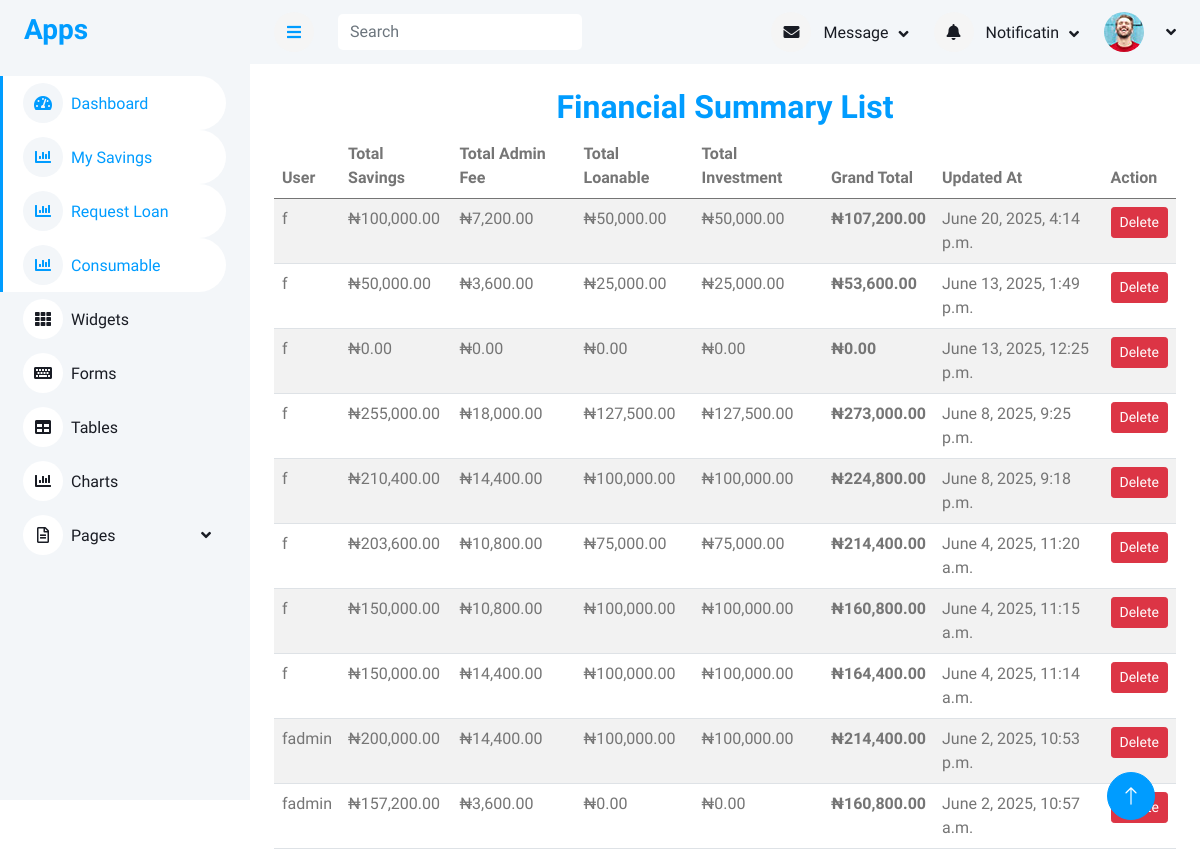
Screenshot of /financial_list/ with the database file from the repository.
### financialsummary/models.py (models this page shows, shortened)
class FinancialSummary(models.Model):
    user = models.ForeignKey(User,on_delete=models.CASCADE,related_name="financial_summaries")
    total_savings = models.DecimalField(max_digits=12, decimal_places=2, default=Decimal('0.00'))
    total_interest = models.DecimalField(max_digits=12, decimal_places=2, default=Decimal('0.00'))
    total_loanable = models.DecimalField(max_digits=12, decimal_places=2, default=Decimal('0.00'))
    total_investment = models.DecimalField(max_digits=12, decimal_places=2, default=Decimal('0.00'))
    grand_total = models.DecimalField(max_digits=15, decimal_places=2)
    created_at = models.DateTimeField(auto_now_add=True)
    updated_at = models.DateTimeField(auto_now=True)
    class Meta:
        verbose_name = "Financial Summary"
        verbose_name_plural = "Financial Summaries"
        ordering = ['-created_at']

### accounts/models.py (models this page shows, shortened)
class User(AbstractUser):
    first_name = models.CharField(max_length=100)
    last_name = models.CharField(max_length=100)
    other_name = models.CharField(max_length=100)
    date_of_birth = models.DateField(blank=True,null=True)
    username = models.CharField(max_length=100, unique=True)
    department = models.CharField(max_length=100)
    unit = models.CharField(max_length=100)
    gender = models.ForeignKey(Gender, on_delete=models.CASCADE, blank=True, null=True)
    group = models.ForeignKey(UserGroup, on_delete=models.CASCADE, blank=True, null=True)
    marital_status = models.ForeignKey(MaritalStatus,on_delete=models.SET_NULL, null=True, blank=True)
    religion = models.ForeignKey(Religion, on_delete=models.SET_NULL, null=True, blank=True,)
    passport = models.ImageField(upload_to='passport', blank=True, null=True)
    member_number = models.CharField(max_length=100)

### financialsummary/views.py (the view)
# urls.py: path('financial_list/', views.list_financial_summaries, name='financial_list'),
def list_financial_summaries(request):
    summaries = FinancialSummary.objects.select_related('user').all()
    context = {'summaries': summaries}
    return render(request, 'financial/summary_list.html', context)

### templates/financial/summary_list.html (shortened to what this page needs)
{% extends 'base/base.html' %}
{% load humanize %}
{% block content %}
<div class="container-fluid mt-4 px-4">
    <h2 class="text-center text-primary">Financial Summary List</h2>
    <div class="table-responsive">
        <table class="table table-striped">
            <thead>
                <tr>
                    <th>User</th>
                    <th>Total Savings</th>
                    <th>Total Admin Fee</th>
                    <th>Total Loanable</th>
                    <th>Total Investment</th>
                    <th>Grand Total</th>
                    <th>Updated At</th>
                    <th>Action</th>
                </tr>
            </thead>
            <tbody>
                {% for summary in summaries %}
                <tr>
                    <td>{{ summary.user.first_name|default:"(No User)" }}</td>
                    <td>&#8358;{{ summary.total_savings|intcomma }}</td>
                    <td>&#8358;{{ summary.total_interest|intcomma }}</td>
                    <td>&#8358;{{ summary.total_loanable|intcomma }}</td>
                    <td>&#8358;{{ summary.total_investment|intcomma }}</td>
                    <td><strong>&#8358;{{ summary.grand_total|intcomma }}</strong></td>
                    <td>{{ summary.updated_at }}</td>
                    <td>
                        <button class="btn btn-danger btn-sm" data-bs-toggle="modal" data-bs-target="#deleteModal{{ summary.pk }}">
                            Delete
                        </button>
                    </td>
                </tr>
                {% empty %}
                <tr>
                    <td colspan="8">No financial summaries available.</td>
                </tr>
                {% endfor %}
            </tbody>
        </table>
    </div>
</div>
{% endblock content %}

### static/css/style.css (style rules this page uses)
:root { --primary: #009CFF; --light: #F3F6F9; --dark: #191C24; }
.btn { transition: .5s; }

### rows the page displays
FinancialSummary: user.first_name "f", total_savings "100,000.00", total_interest "7,200.00", total_loanable "50,000.00", total_investment "50,000.00", grand_total "107,200.00", updated_at "June 20, 2025, 4:14 p.m."
FinancialSummary: user.first_name "f", total_savings "50,000.00", total_interest "3,600.00", total_loanable "25,000.00", total_investment "25,000.00", grand_total "53,600.00", updated_at "June 13, 2025, 1:49 p.m."
FinancialSummary: user.first_name "f", total_savings "0.00", total_interest "0.00", total_loanable "0.00", total_investment "0.00", grand_total "0.00", updated_at "June 13, 2025, 12:25 p.m."
FinancialSummary: user.first_name "f", total_savings "255,000.00", total_interest "18,000.00", total_loanable "127,500.00", total_investment "127,500.00", grand_total "273,000.00", updated_at "June 8, 2025, 9:25 p.m."
FinancialSummary: user.first_name "f", total_savings "210,400.00", total_interest "14,400.00", total_loanable "100,000.00", total_investment "100,000.00", grand_total "224,800.00", updated_at "June 8, 2025, 9:18 p.m."
FinancialSummary: user.first_name "f", total_savings "203,600.00", total_interest "10,800.00", total_loanable "75,000.00", total_investment "75,000.00", grand_total "214,400.00", updated_at "June 4, 2025, 11:20 a.m."
FinancialSummary: user.first_name "f", total_savings "150,000.00", total_interest "10,800.00", total_loanable "100,000.00", total_investment "100,000.00", grand_total "160,800.00", updated_at "June 4, 2025, 11:15 a.m."
FinancialSummary: user.first_name "f", total_savings "150,000.00", total_interest "14,400.00", total_loanable "100,000.00", total_investment "100,000.00", grand_total "164,400.00", updated_at "June 4, 2025, 11:14 a.m."
FinancialSummary: user.first_name "fadmin", total_savings "200,000.00", total_interest "14,400.00", total_loanable "100,000.00", total_investment "100,000.00", grand_total "214,400.00", updated_at "June 2, 2025, 10:53 p.m."
FinancialSummary: user.first_name "fadmin", total_savings "157,200.00", total_interest "3,600.00", total_loanable "0.00", total_investment "0.00", grand_total "160,800.00", updated_at "June 2, 2025, 10:57 a.m."
